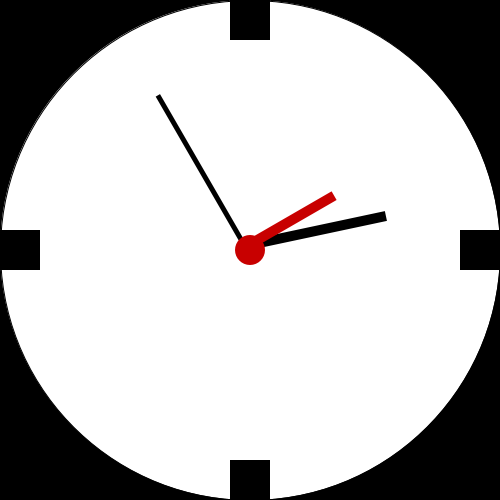
Frame 1 (no input)
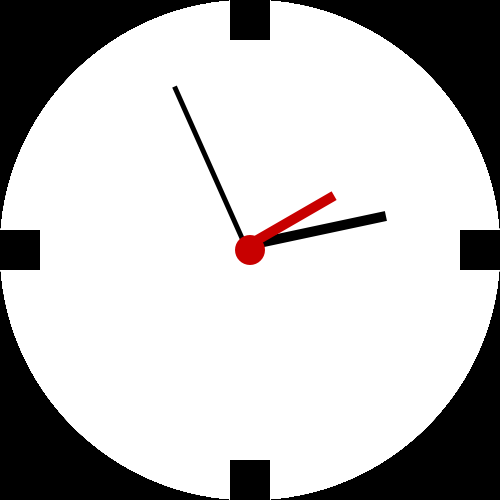
Frame 60 (the mouse pressed at the canvas centre just before this capture)
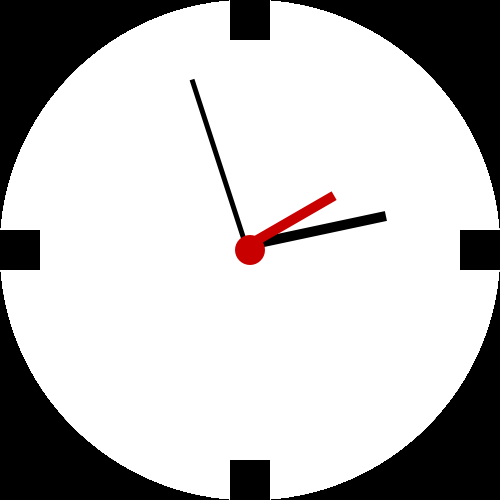
Frame 120 (the mouse held since frame 60 and released just before this capture)

The Processing sketch that drew these frames (run headless with seeded random() and noise(); from frame 60 on, the mouse is pressed at the canvas centre):

// Processing sketch: processing_143749
// ── processing_143749.pde

void setup()
{size(500, 500);
background(0);
}

void draw()
{

  translate(width/2, height/2);
  fill(255);
  ellipse(0, 0, 500, 500);
  ellipseMode(CENTER);
  
//sekundenzeiger
pushMatrix();
float sec = map(second(), 0, 60, 0, 360);
rotate(radians(180+sec)); 
noStroke();
fill(0);
rect(0, 0, 5, 180);
popMatrix();

//minutenzeiger
pushMatrix();
float min = map(minute(), 0, 60, 0, 360);
rotate(radians(180+min)); 
noStroke();
fill(0);
rect(0, 0, 10, 140);
popMatrix();

//stundenzeiger
pushMatrix();
float hour = map(hour(), 0, 12, 0, 360);
rotate(radians(180+hour)); 
noStroke();
fill(200, 0, 0);
rect(0, 0, 10, 100);
popMatrix();



//quadrate
for (int i=0; i<360; i+=90) { 
pushMatrix();
rotate(radians(i)); 
translate(210, -20); 
fill(0);
rect(0, 0, 40, 40);
popMatrix();
}
fill(200, 0, 0);
ellipse(0,0,30,30);

}
